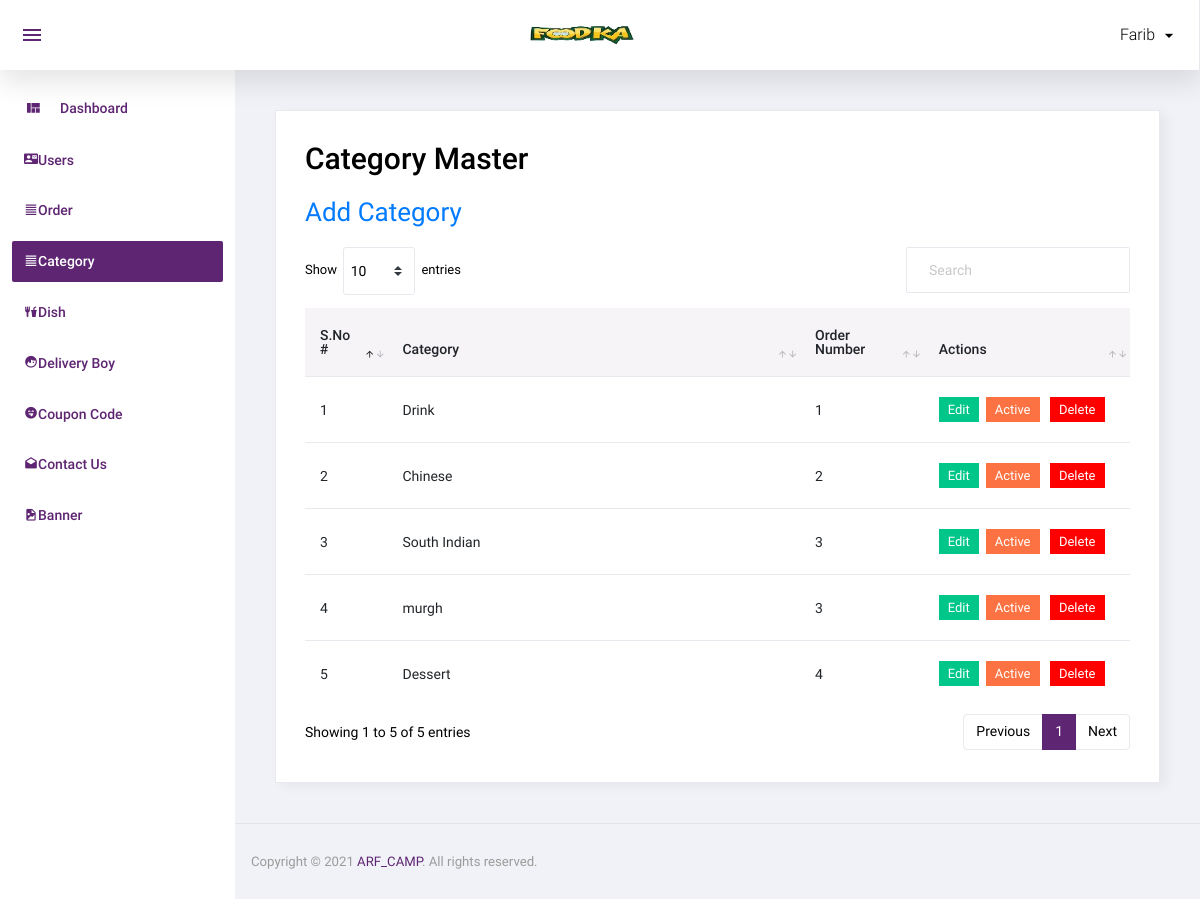
The app's page /admin/category.php (signed in), older data.
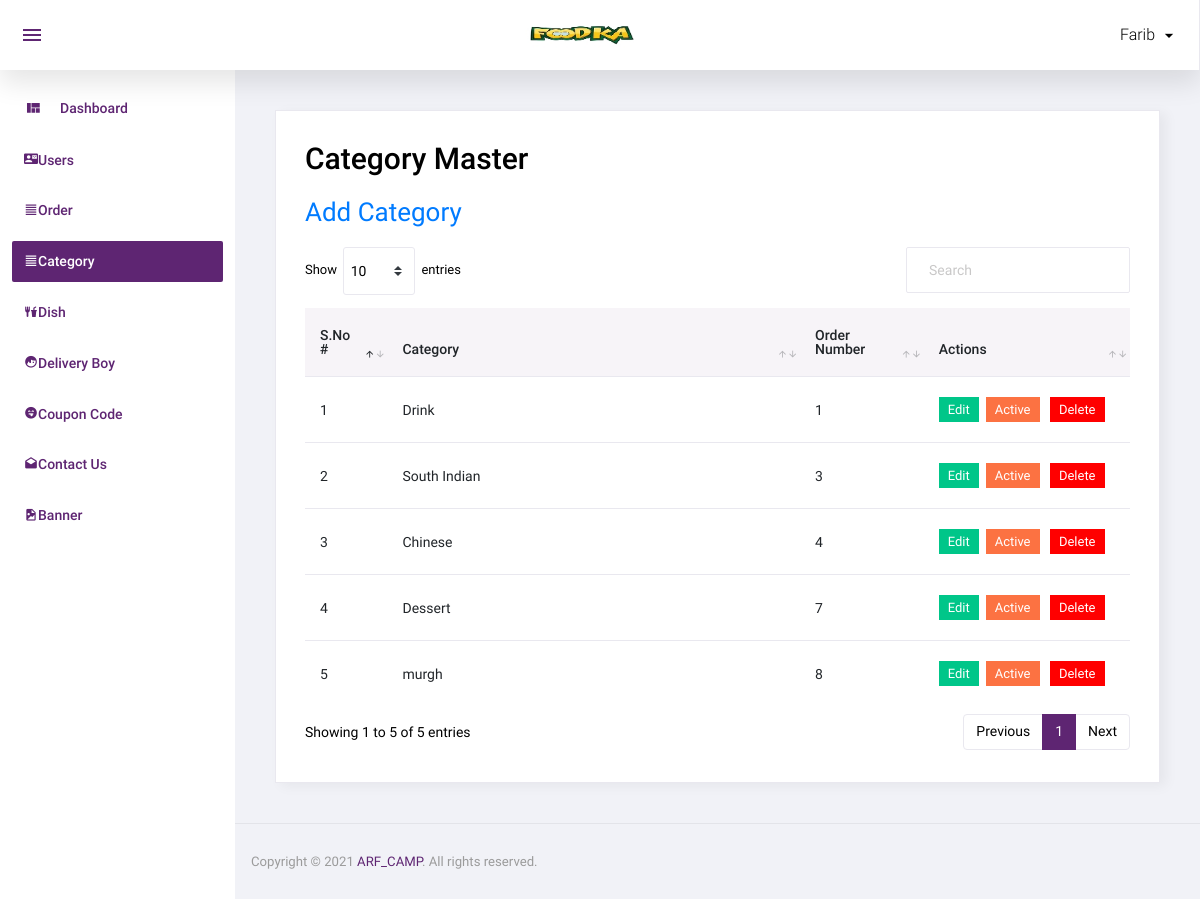
The same page, newer data.
### tables this page shows
CREATE TABLE `category` (
  `id` int(11) NOT NULL,
  `category` varchar(50) NOT NULL,
  `order_number` int(11) NOT NULL,
  `status` int(11) NOT NULL,
  `added_on` datetime NOT NULL
);

### admin/category.php (the view, shortened to what this page needs)
<?php
include('top.php');
$sql="select * from category order by order_number";
$res=mysqli_query($con,$sql);
 ?>
  <div class="card">
            <div class="card-body">
               <h1 class="grid_title">Category Master</h1>
                <a href="manage_category.php" class="add_link">Add Category</a>
              <div class="row grid_box">
                <div class="col-12">
                  <div class="table-responsive">
                    <table id="order-listing" class="table">
                      <thead>
                        <tr>
                            <th width="10%">S.No #</th>
                            <th width="50%">Category</th>
                            <th width="15%">Order Number</th>
                            <th width="25%">Actions</th>
                        </tr>
                      </thead>
<tbody>
       <?php
       if(mysqli_num_rows($res)>0)
       {
		$i=1;
		while($row=mysqli_fetch_assoc($res)){
		?>
<tr>
        <td><?php echo $i?></td>
        <td><?php echo $row['category']?></td>
		<td><?php echo $row['order_number']?></td>
		<td>
			<a href="manage_category.php?id=<?php echo $row['id']?>"><label class="badge badge-success hand_cursor">Edit</label></a>&nbsp;
			<?php
		         if($row['status']==1)
		         {
			     ?>
			     <a href="?id=<?php echo $row['id']?>&type=deactive"><label class="badge badge-danger hand_cursor">Active</label></a>
			     <?php
			    }
			    else
			    {
			        ?>
			     <a href="?id=<?php echo $row['id']?>&type=active"><label class="badge badge-info hand_cursor">Deactive</label></a>
				<?php
				}
				?>&nbsp;
				<a href="?id=<?php echo $row['id']?>&type=delete"><label class="badge badge-danger delete_red hand_cursor">Delete</label></a>
		</td>
</tr>
                <?php
				$i++;
				}
		}
				else
					{ ?>
						<tr>
							<td colspan="5">No data found</td>
						</tr>
						<?php } ?>
                      </tbody>
                    </table>
                  </div>
				</div>
              </div>
            </div>
          </div>
 <?php
include('footer.php');
 ?>

Row changes from the older to the newer data that the page shows:
shown differently, row unchanged: category "South Indian": moves up the list
changed category "Chinese": order_number "2" → "4"
changed category "Dessert": order_number "4" → "7"; moves up the list
changed category "murgh": order_number "3" → "8"
